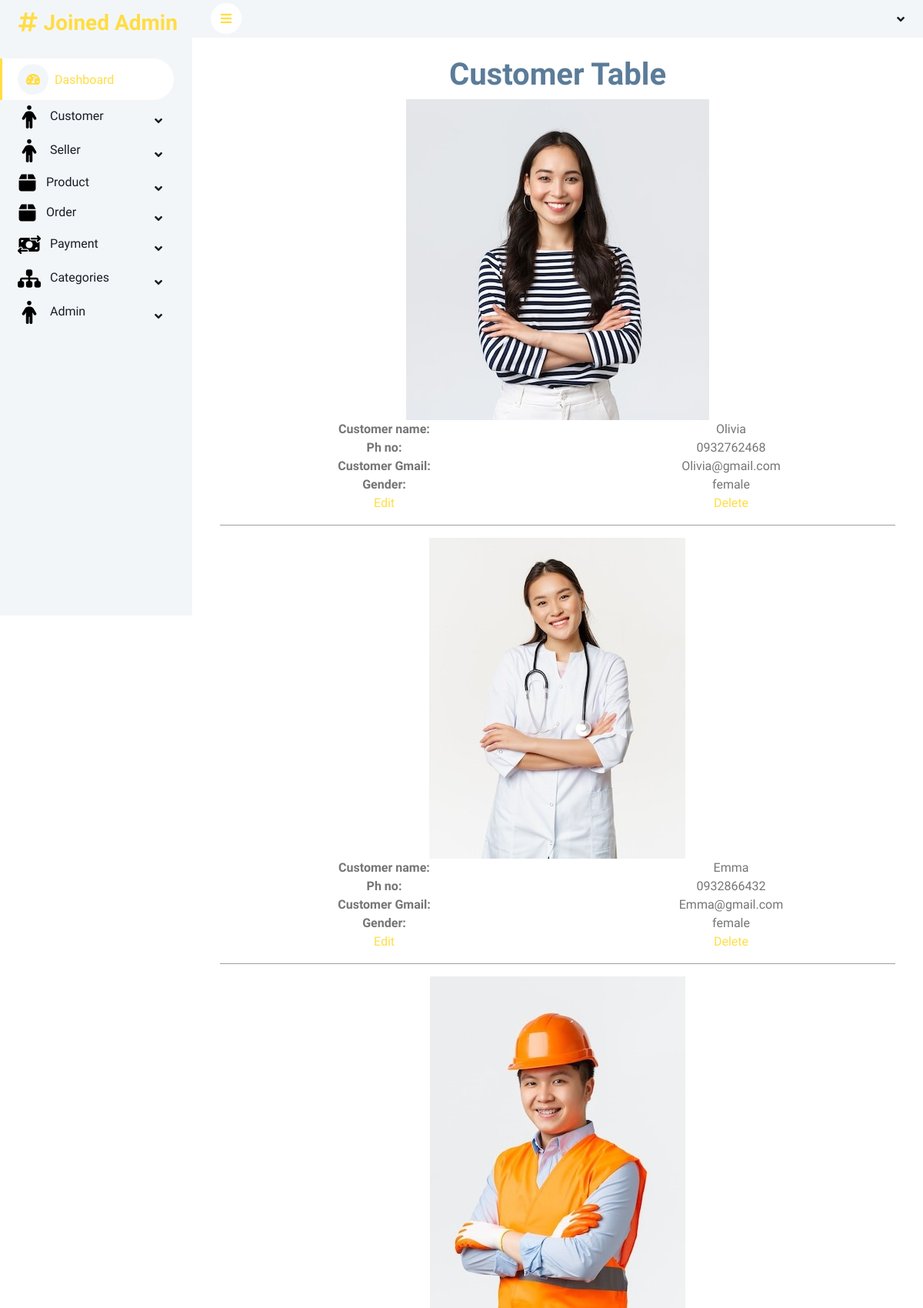
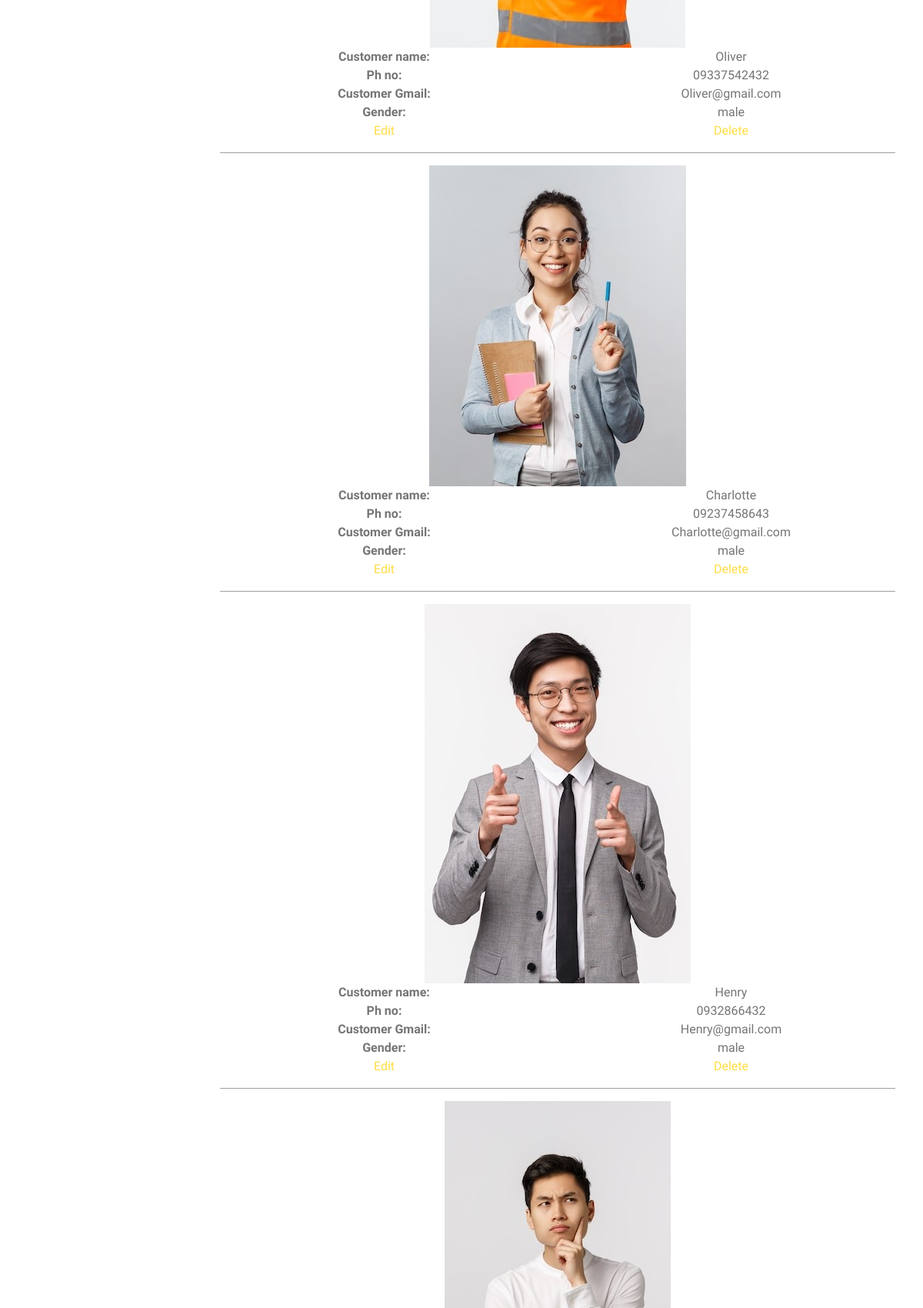
/admin/customerTable.php (signed in, upper part), run on the app's committed database (2 pictures, top to bottom).
### tables this page shows
CREATE TABLE `customer` (
  `user_id` int(11) NOT NULL,
  `name` varchar(100) NOT NULL,
  `imgfile` varchar(100) NOT NULL,
  `phone` varchar(20) NOT NULL,
  `address` varchar(100) NOT NULL,
  `bankname` varchar(11) NOT NULL,
  `bankno` varchar(10) NOT NULL,
  `gmail` varchar(50) NOT NULL,
  `password` varchar(20) NOT NULL,
  `gender` varchar(15) NOT NULL,
  `createdate` timestamp NOT NULL DEFAULT current_timestamp(),
  `status` int(11) NOT NULL
);

### admin/customerTable.php (the view, shortened to what this page needs)
<?php
include("header.php");
include("include/config.php");
?>
<div class="container-fluid pt-4 px-4">
  <h1 style="text-align: center;color:  #5b7c99;">Customer Table</h1>
  <div style="text-align: center;" class="container tabletwo">
    <?php
    $query = "SELECT * FROM customer WHERE status='1'";
    $n = mysqli_query($db, $query);
    while ($normal = mysqli_fetch_array($n)) {
    ?>
      <div class="col-8" style="margin: 0 auto !important;">
        <img class="img-fluid" src="newimgs/<?php echo $normal["imgfile"]   ?>" alt="Customer img">
      </div>
      <div class="row">
        <div style="font-weight:bold;" class="col">
          Customer name:
        </div>
        <div class="col">
          <?php echo $normal["name"]   ?>
        </div>
      </div>
      <div class="row">
        <div style="font-weight:bold;" class="col">
          Ph no:
        </div>
        <div class="col">
          <?php echo $normal["phone"]   ?>
        </div>
      </div>
      <div class="row">
        <div style="font-weight:bold;" class="col">
          Customer Gmail:
        </div>
        <div class="col">
          <?php echo $normal["gmail"]   ?>
        </div>
      </div>
      <div class="row">
        <div style="font-weight:bold;" class="col">
          Gender:
        </div>
        <div class="col">
          <?php echo $normal["gender"]   ?>
        </div>
      </div>
      <div class="row">
        <div class="col">
          <a href="customerEdit.php?transfer=<?php echo $normal['user_id']; ?>">Edit</a>
        </div>
        <div class="col">
          <a href="cdelete.php?pass=<?php echo $normal['user_id']; ?>">Delete</a>
        </div>
      </div>
      <hr style="opacity: 0.7;">
    <?php
    };
    ?>
  </div>
</div>
<?php
include("footer.php");
?>

### admin/css/style.css (style rules this page uses)
:root { --primary: #ffdd44; --light: #F3F6F9; --dark: #191C24; }
.tabletwo { display: none ; }
@media (min-width: 0px) and (max-width: 1200px) { .tabletwo { display: block; } }

### data on the page
customer: imgfile (picture), name "Olivia", phone "0932762468", gmail "Olivia@gmail.com", gender "female"
customer: imgfile (picture), name "Emma", phone "0932866432", gmail "Emma@gmail.com", gender "female"
customer: imgfile (picture), name "Oliver", phone "09337542432", gmail "Oliver@gmail.com", gender "male"
customer: imgfile (picture), name "Charlotte", phone "09237458643", gmail "Charlotte@gmail.com", gender "male"
customer: imgfile (picture), name "Henry", phone "0932866432", gmail "Henry@gmail.com", gender "male"
customer: imgfile (picture)
